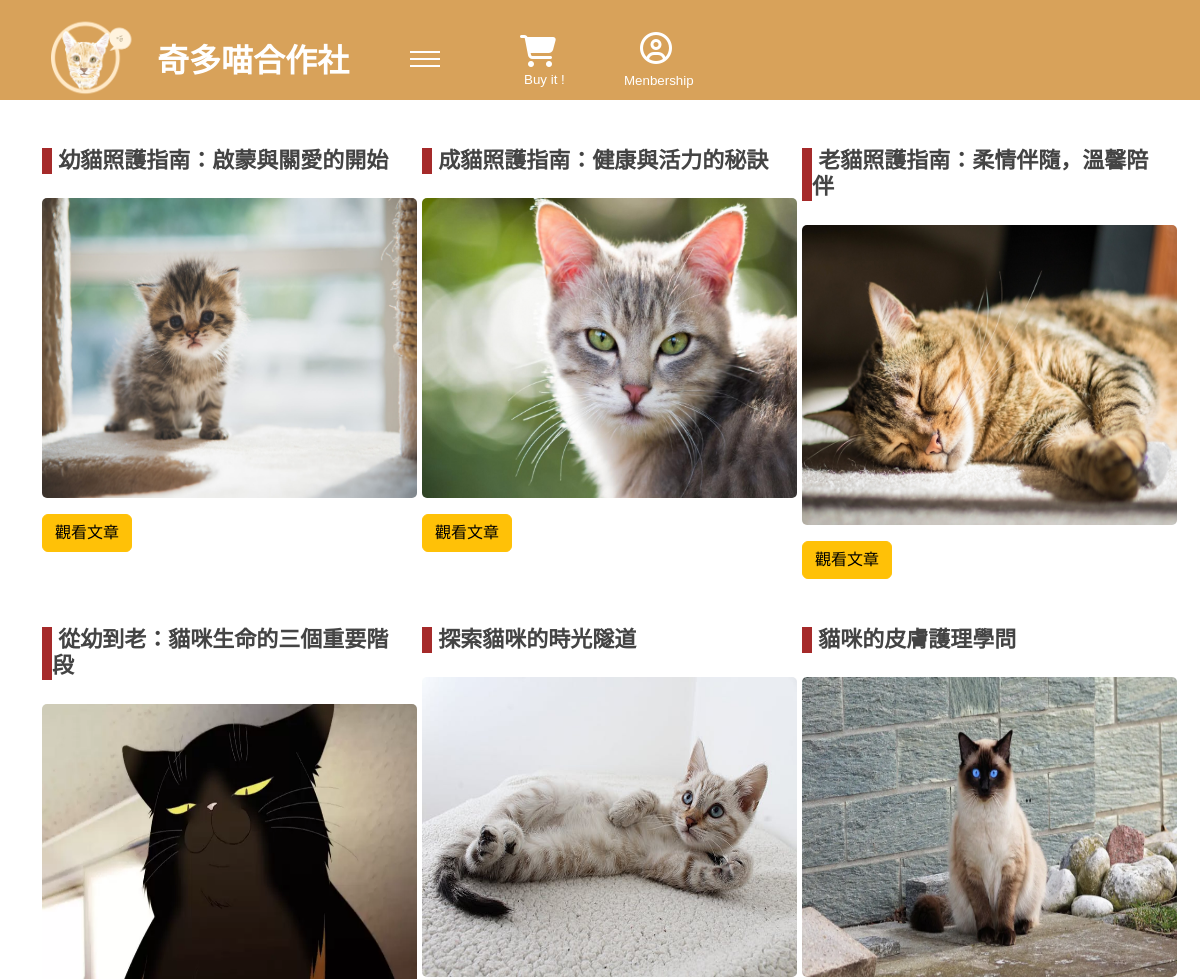
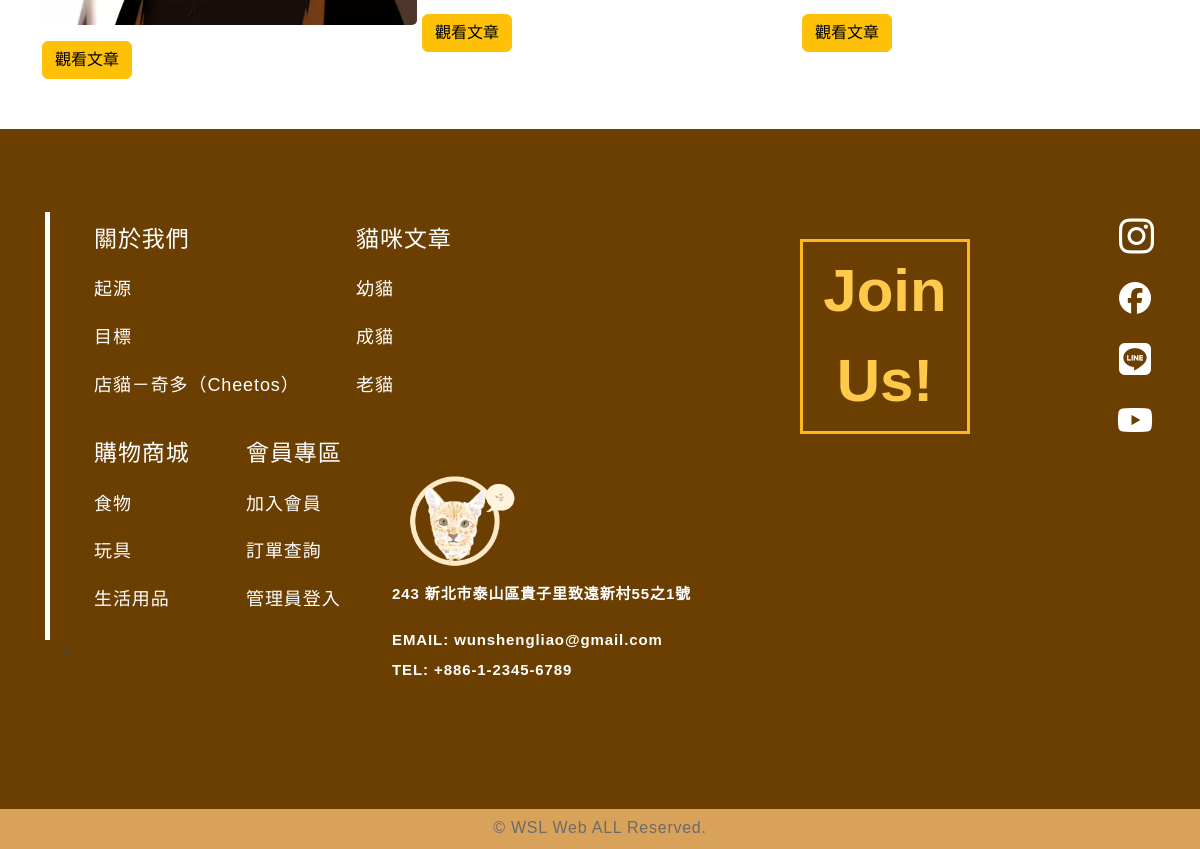
The app's page /online_store/articles.php with its own data (2 pictures, top to bottom).
### tables this page shows
CREATE TABLE `articles` (
  `id` int(10) UNSIGNED NOT NULL,
  `title` text NOT NULL,
  `content` text NOT NULL,
  `img` text NOT NULL,
  `time` int(11) NOT NULL
);

### online_store/api/db.php (called while the page is built, shortened)
<?php
class db
{
    protected $dsn = "mysql:host=localhost;charset=utf8;dbname=member";
    protected $pdo;
    protected $table;
    public function __construct($table)
    {
        $this->table = $table;
        $this->pdo = new PDO($this->dsn, 'root', '');
    }
    function all($id = '', $other = '')
    {
        $sql = "select * from `$this->table` ";
        if (isset($this->table) && !empty($this->table)) {
            if (is_array($id)) {
                if (!empty($id)) {
                    $tmp = $this->a2s($id);
                    $sql .= " where " . join(" && ", $tmp);
                }
            } else {
                $sql .= " $id";
            }
            $sql .= $other;
            $rows = $this->pdo->query($sql)->fetchAll(PDO::FETCH_ASSOC);
            return $rows;
        } else {
            echo "錯誤:沒有指定的資料表名稱";
        }
    }
}
$Article=new DB('articles');

### online_store/articles.php (the view, shortened to what this page needs)
<?php
include_once "./api/db.php";
?>
<!DOCTYPE html>
<html lang="en">
<head>
  <link href="https://cdn.jsdelivr.net/npm/bootstrap@5.3.2/dist/css/bootstrap.min.css" rel="stylesheet">
  <link rel="stylesheet" href="https://cdnjs.cloudflare.com/ajax/libs/font-awesome/6.5.1/css/brands.min.css">
  <link rel="stylesheet" href="https://cdnjs.cloudflare.com/ajax/libs/font-awesome/6.5.1/css/all.min.css" />
  <link rel="stylesheet" media="screen and (max-width: 1000px)" href="./css/small_screen.css">
  <link rel="stylesheet" media="screen and (max-width:1600px)" href="./css/middle_screen.css">
  <link rel="stylesheet" media="screen and (min-width: 1600px)" href="./css/big_screen.css">
</head>
<body>
  <?php
  include "./inc/header_aboutUs_articles.php"
  ?>
  <div class="container container-articles">
    <div class="d-flex flex-wrap row  row-articles">
      <?php
      $articles = $Article->all();
      foreach ($articles as $article) {
      ?>
        <div class="col-md-8 col-lg-6  col-xl-4 mt-5">
          <h3 style="margin:auto"class="h3">&nbsp;<?= $article['title']; ?></h3>
          <a style="margin:auto"href="./articles/<?= $article['time']; ?>.php"><img class="mt-4" style="border-radius:5px 5px 5px 5px " src="./img/<?= $article['img']; ?>" width="375px" height="300px"></a>
          <a style="margin:auto"href="./articles/<?= $article['time']; ?>.php"><input class="btn btn-warning mt-3" type="submit" value="觀看文章"></a>
        </div>
      <?php
      }
      ?>
    </div>
  </div>
  <?php
  include "./inc/login_form.php"
  ?>
  <?php
  include "./inc/footer.php"
  ?>
  <div class=" mt-5 col-md-5 col" style="border-left:5px solid white;margin-left:-5px">
  <ul class="pages">
      <li>
        <a class="footer-header" href="./aboutUs.php">關於我們</a>
      </li>
      <li>
        <a href="./aboutUs.php#origin">起源</a>
      </li>
      <li>
        <a href="./aboutUs.php#goal">目標</a>
      </li>
      <li>
        <a href="./aboutUs.php#cheetos">店貓－奇多（Cheetos）</a>
      </li>
    </ul>
    <ul class="pages">
      <li>
        <a class="footer-header" href="#">貓咪文章</a>
      </li>
      <li>
        <a class="" href="#">幼貓</a>
      </li>
      <li>
        <a class="" href="#">成貓</a>
      </li>
      <li>
        <a class="" href="#">老貓</a>
      </li>
    </ul>
    <ul class="pages">
      <li>
        <a class="footer-header" href="./index.php#store">購物商城</a>
      </li>
      <li>
        <a class="" href="./index.php#store">食物</a>
      </li>
      <li>
        <a class="" href="./index.php#store">玩具</a>
      </li>
      <li>
        <a class="" href="./index.php#store">生活用品</a>
      </li>
    </ul>
    <ul class="pages">
      <li>
        <a class="footer-header" href="login.php">會員專區</a>
      </li>
      <?php
      if (isset($_SESSION['user'])) {
        echo            '<li>';
        echo  '<a href="member.php">修改密碼</a>';
        echo '</li>';
      } else {
        echo            '<li>';
        echo  '<a href="add.php">加入會員</a>';
        echo '</li>';
      }
      ?>
      <li>
        <a href="cart.php">訂單查詢</a>
      </li>
      <li>
        <a href="back_login.php">管理員登入</a>
      </li>
    </ul>
  </div>
  <?php
  include "./inc/login_form.php"
  ?>
  <?php
  include "./inc/copyright.php"
  ?>
</body>
</html>

### online_store/css/middle_screen.css (style rules this page uses)
* { margin: 0; box-sizing: border-box; }
body { overflow-x: hidden; }
.pages { left: 200px }
li { list-style: none; }
footer a { color: #fff; text-decoration: none }
footer .pages { display: inline-block; padding-right: 20px; font-size: 1.8rem; font-weight: 400; line-height: 1.33; letter-spacing: .9px; text-align: left; color: #fff }
footer .pages li a { padding: 12px 0; display: block }
.footer-header { font-size: 23px; }
.pages li { font-size: 18px; }
body { font-family: "Poppins", sans-serif; color: #444444; display: grid; }
a, a:hover { text-decoration: none; color: inherit; }

### online_store/css/small_screen.css (style rules this page uses)
* { margin: 0; box-sizing: border-box; }
body { overflow-x: hidden; }
.pages { left:200px }
li { list-style: none; }
footer a { color: #fff; text-decoration: none }
footer .pages { display: inline-block; padding-right: 20px; font-size: 1.8rem; font-weight: 400; line-height: 1.33; letter-spacing: .9px; text-align: left; color: #fff }
footer .pages li a { padding: 12px 0; display: block }
.footer-header { font-size: 23px; }
.pages li { font-size: 18px; }
body { font-family: "Poppins", sans-serif; color: #444444; }
a, a:hover { text-decoration: none; color: inherit; }

### online_store/css/big_screen.css (style rules this page uses)
* { margin: 0; box-sizing: border-box; }
body { overflow-x: auto; }
li { list-style: none; }
footer a { color: #fff; text-decoration: none }
footer .pages { display: inline-block; padding-right: 20px; font-size: 1.8rem; font-weight: 400; line-height: 1.33; letter-spacing: .9px; text-align: left; color: #fff }
footer .pages li a { padding: 12px 0; display: block }
.footer-header { font-size: 23px; }
.pages li { font-size: 18px; }
body { font-family: "Poppins", sans-serif; color: #444444; }
a, a:hover { text-decoration: none; color: inherit; }

### online_store/articles.php (style rules this page uses)
.h3 { border-left: 10px solid brown; font-size: 22px; font-weight: bolder; }

### records on screen
articles: title "幼貓照護指南：啟蒙與關愛的開始", img (picture)
articles: title "成貓照護指南：健康與活力的秘訣", img (picture)
articles: title "老貓照護指南：柔情伴隨，溫馨陪伴", img (picture)
articles: title "從幼到老：貓咪生命的三個重要階段", img (picture)
articles: title "探索貓咪的時光隧道", img (picture)
articles: title "貓咪的皮膚護理學問", img (picture)
